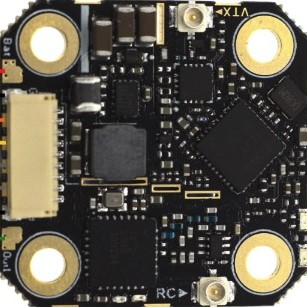
#> input picture CAD/Electronics Mounts/DXF Faces and Images/TBS-Sixty9-CRSF-12-1757894118.jpg, 307 x 307 px, given in place of the camera
$ python colorExtraction.py
#> lines starting #> are read from the running program, lines starting #| are printed output that depends on the picture; after the words box and inside, x2 and y2 are one past the last pixel; in counts of white or black regions, pixels touching at a corner belong together
import cv2
import numpy as np
import os


def main():

    camera = cv2.VideoCapture(0)

    while True:
        color_r = (10, 255, 255)
        color_g = (50, 255, 255)
        color_b = (120, 255, 255)

        lower_bound_r = np.array([0, 50, 50])
        upper_bound_r = np.array([20, 255, 255])
        lower_bound_g = np.array([40, 50, 50])
        upper_bound_g = np.array([70, 255, 255])
        lower_bound_b = np.array([90, 50, 50])
        upper_bound_b = np.array([140, 255, 255])

        _, frame = camera.read()
#> frame is the input picture: shape (307, 307, 3); mean B, G, R 77.5, 88.6, 93.6
        cv2.imshow('Raw Camera', frame)
        frame = cv2.medianBlur(frame, 5)
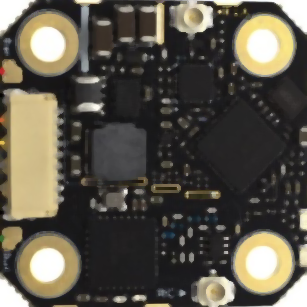
#> frame: shape (307, 307, 3); mean B, G, R 74, 85.2, 90.2

        frame_hsv = cv2.cvtColor(frame, cv2.COLOR_BGR2HSV)
#> frame_hsv: shape (307, 307, 3); mean H, S, V 60.9, 36.2, 90.9
        frame_mask_r = cv2.inRange(frame_hsv, lower_bound_r, upper_bound_r)
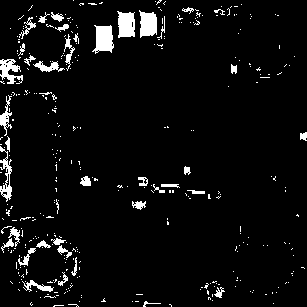
#> frame_mask_r: shape (307, 307); 5.3% white; 355 white regions (315 under 20 px), largest, box (x1, y1, x2, y2) and area: (92, 25, 114, 54) 434, (117, 11, 135, 38) 392, (139, 10, 157, 38) 381
        # frame_mask_g = cv2.inRange(frame_hsv, lower_bound_g, upper_bound_g)
        frame_mask_b = cv2.inRange(frame_hsv, lower_bound_b, upper_bound_b)
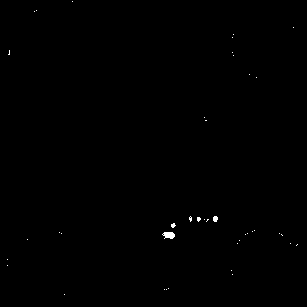
#> frame_mask_b: shape (307, 307); 0.19% white; 41 white regions (39 under 20 px), largest, box (x1, y1, x2, y2) and area: (162, 232, 175, 239) 67, (213, 216, 218, 222) 25

        cv2.imshow('Red Mask  ', frame_mask_r)
        # cv2.imshow('Green Mask', frame_mask_g)
        cv2.imshow('Blue Mask ', frame_mask_b)

        # Check if the user pressed the 'q' key
        if cv2.waitKey(1) & 0xFF == ord('q'):
#> (key q is pressed here)
            break

    camera.release()
    cv2.destroyAllWindows()


# Press the green button in the gutter to run the script.
if __name__ == '__main__':
    main()
